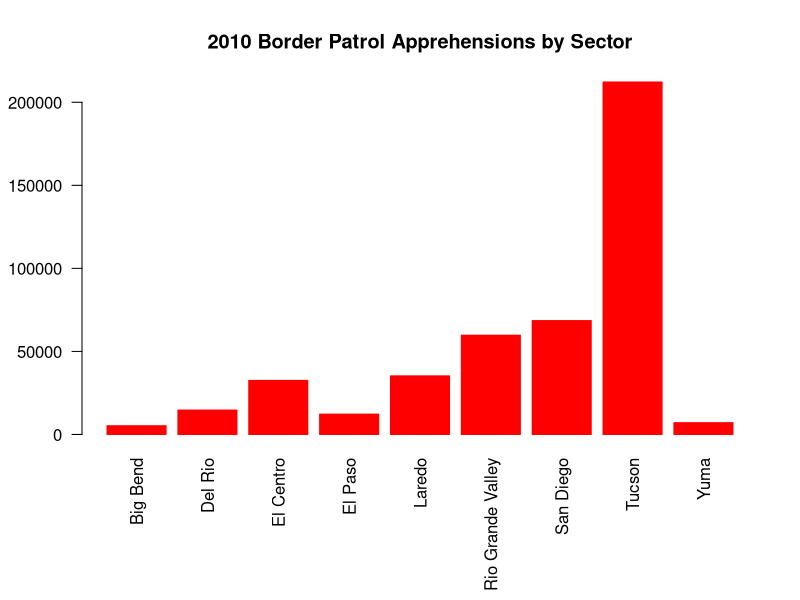
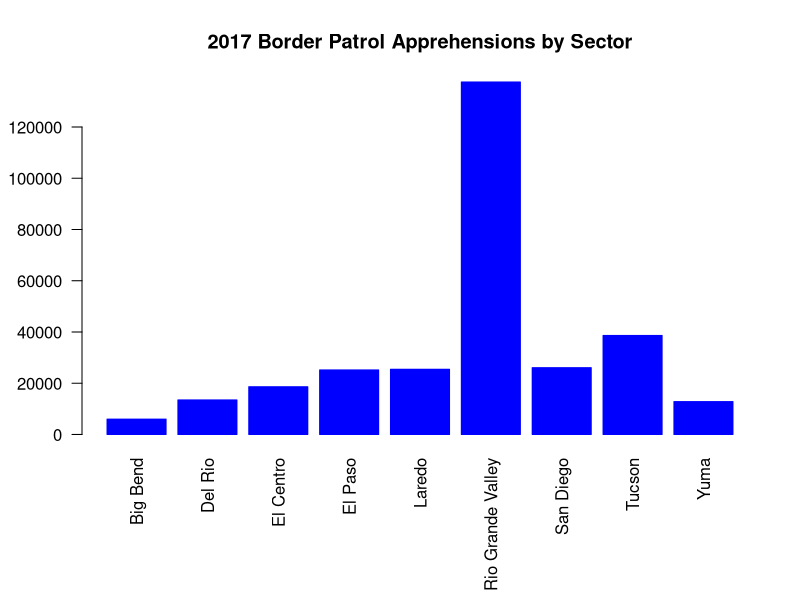
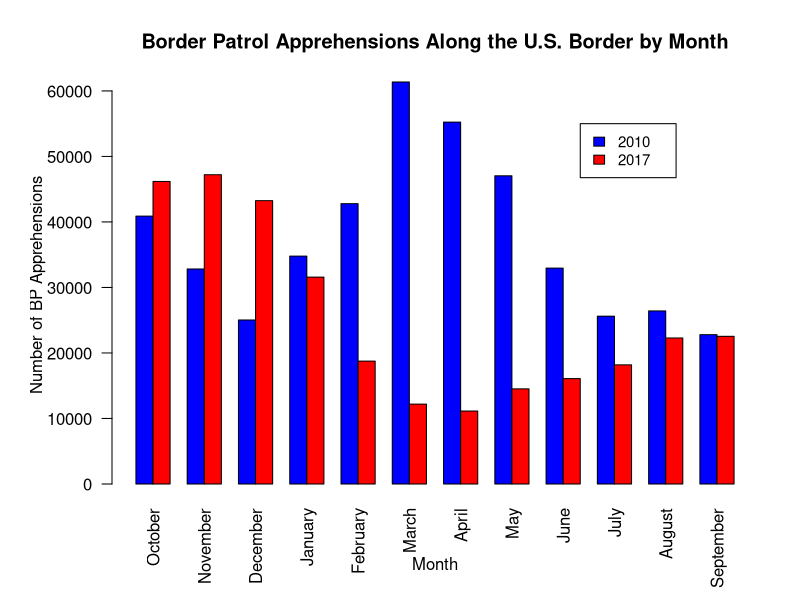
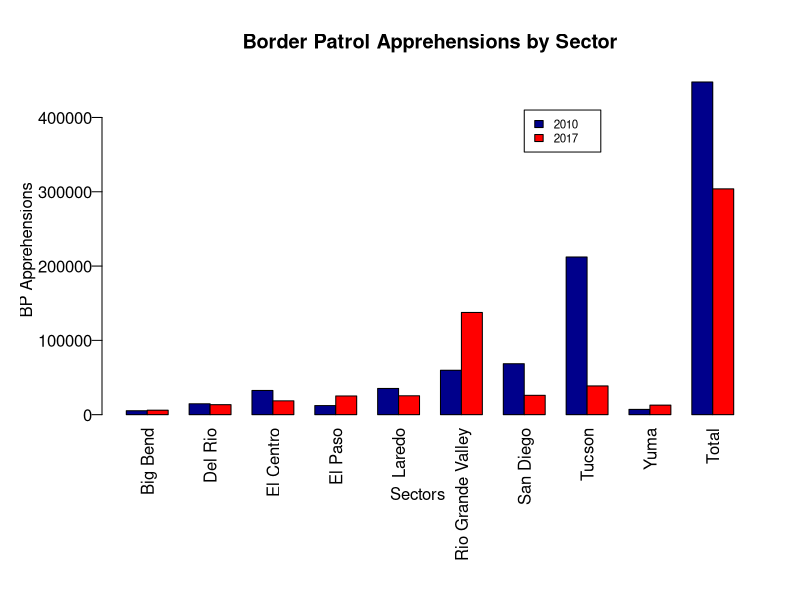
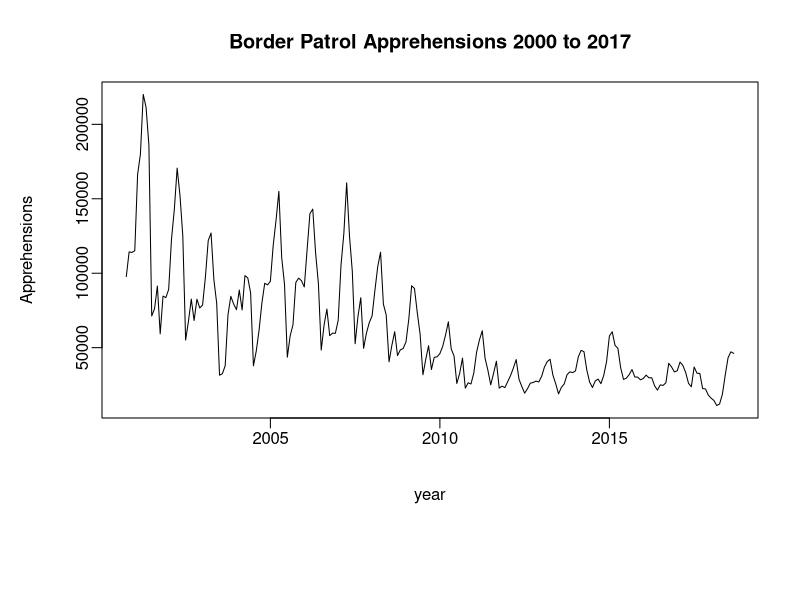

The R source for these figures, in order:
## ---- chunk 1
knitr::opts_chunk$set(echo = TRUE)
## ---- chunk 2
# Read in data
A2010 <- read.csv( "BP Apprehensions 2010.csv" , header = TRUE, stringsAsFactors = FALSE)
A2017 <- read.csv("PB Apprehensions 2017.csv", header = TRUE, stringsAsFactors = FALSE)

## Use strings in Col 1 as row names
rownames(A2010) <- A2010[,1]

## Drop column 1
A2010 <-  subset(A2010, select= -c(Sector))

## rbind ColSums to dataframe
A2010 <- rbind(A2010, colSums(A2010))

## rbind assigns a rowname -- drop this name
-length(rownames(A2010))  

## rename the row with column totals "Total"
rownames(A2010) <- c(rownames(A2010)[-length(rownames(A2010))], "Total")

## cbind rowSums to dataframd
A2010 <- cbind(A2010,rowSums(A2010))

## rename last column "Totals
colnames(A2010) <- c(colnames(A2010)[-length(colnames(A2010))], "Total")

####################################################################################

## Use strings in Col 1 as row names
rownames(A2017) <- A2017[,1]

## Drop column 1
A2017 <-  subset(A2017, select= -c(Sector))

## rbind ColSums to dataframe
A2017 <- rbind(A2017, colSums(A2017))

## rbind assigns a rowname -- drop this name
-length(rownames(A2017))  

## rename the row with column totals "Total"
rownames(A2017) <- c(rownames(A2017)[-length(rownames(A2017))], "Total")

## cbind rowSums to dataframd
A2017 <- cbind(A2017,rowSums(A2017))

## rename last column "Totals
colnames(A2017) <- c(colnames(A2017)[-length(colnames(A2017))], "Total")

# Barplot for 2010 Border Apprehensions data 
par(omi=c(0.6, 0, 0, 0))
barplot(A2010[1:9,13], 
        names.arg = rownames(A2010)[1:9], 
        las=2,
        axisnames=TRUE,
        main="2010 Border Patrol Apprehensions by Sector",
        border="red",
        col="red")
## ---- chunk 3
# Barplot for 2017 Border Apprehensions data 
par(omi=c(0.6, 0, 0, 0))
barplot(A2017[1:9,13], 
        names.arg = rownames(A2017)[1:9], 
        las=2,
        axisnames=TRUE,
        main="2017 Border Patrol Apprehensions by Sector",
        border="blue",
        col="blue")

## ---- chunk 4
# Extract monthly totals from 2017 and 2010 data sets
newtab <- A2017[10,1:12]
newtab2 <-A2010[10,1:12]

# Create new matrix with monthly totals
finaltab <- rbind(newtab2, newtab)
as.matrix(finaltab[1:2, 1:12])

# Set margin spacing
par(omi=c(0.1, 0.3, 0, 0))

# Set spacing between labels and axis
par(mgp=c(3.3, 1, 0))


# Plot double bar graph for border apprehensions by month
barplot(as.matrix(finaltab[1:2, 1:12]), 
        main="Border Patrol Apprehensions Along the U.S. Border by Month",
        xlab="Month", col=c("blue","red"),
        ylab= "Number of BP Apprehensions",
        beside = TRUE, 
        las=2,
        axisnames=TRUE)

# Create legend for years

(legend(x=27, y=55000, legend=c("2010", "2017"), fill= c("blue", "red"), cex=0.9, text.width=3))

## ---- chunk 5
# Don't use scientific notation
options(scipen=999)

# Extract sector totals of apprehensions for 2017 and 2010 and make a matrix
sectot17 <- A2017[1:10, 13]
sectot10 <- A2010[1:10, 13]
finsect <- rbind(sectot10, sectot17)

# Set margin spacing 
par(omi=c(0.8, 0.20, 0, 0))

# Set spacing between labels and axis
par(mgp=c(3.3, 0.5, 0))

# Graph total apprehensions for each sector in 2017 and 2010
barplot(finsect, main="Border Patrol Apprehensions by Sector",
        names.arg = rownames(A2017)[1:10],
        las=2,
        axisnames=TRUE,
        xlab="Sectors     ", col=c("darkblue","red"),
        ylab= "BP Apprehensions",
        beside = TRUE)

# Create legend for years
legend(x=20, y= 410000, legend= c("2010", "2017"), fill = c("darkblue", "red"), cex=0.7, text.width=2)


## ---- chunk 6

A2000.2017 <- read.csv("monthly_sum.csv", header = TRUE, stringsAsFactors = FALSE)

# use monthly summary
# copy the data from the screen w/o year and month

ts1 <- as.matrix(A2000.2017[1:18, 2:13])
ts2 <- as.vector(t(ts1))

ts3 <- rev(ts2)

ts4 <- ts(ts3, start = c(2000,10), frequency=12)

ts.plot(ts4, gpars=list(xlab="year", ylab="Apprehensions", lty=c(1:3), main= "Border Patrol Apprehensions 2000 to 2017"))

## ---- chunk 7

## Generate paired t-test to compare BP apprehensions for Tucson
t.test(as.numeric(A2010[8, 1:12]), as.numeric(A2017[8, 1:12]), paired=TRUE)
## ---- chunk 8
## Generate paired t-test to compare BP apprehensions for Rio Grande 
t.test(as.numeric(A2010[6, 1:12]), as.numeric(A2017[6, 1:12]), paired=TRUE)

## ---- chunk 9
## T-test for March, April, and May of 2010

t.test(as.numeric(A2010[10, 6:8]), as.numeric(A2017[10, 6:8]), paired=TRUE)
## ---- chunk 10

## T-test for October, November, and December of 2017

t.test(as.numeric(A2010[10, 1:3]), as.numeric(A2017[10, 1:3]), paired=TRUE)

